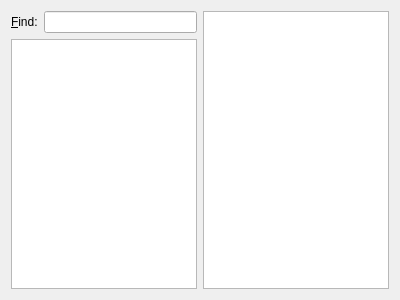
<?xml version="1.0" encoding="UTF-8"?>
<ui version="4.0">
 <class>PlayerListWidget</class>
 <widget class="QWidget" name="PlayerListWidget">
  <property name="geometry">
   <rect>
    <x>0</x>
    <y>0</y>
    <width>400</width>
    <height>300</height>
   </rect>
  </property>
  <property name="windowTitle">
   <string>Form</string>
  </property>
  <layout class="QHBoxLayout" name="horizontalLayout">
   <item>
    <layout class="QVBoxLayout" name="verticalLayout">
     <item>
      <layout class="QHBoxLayout" name="horizontalLayout_2">
       <item>
        <widget class="QLabel" name="label">
         <property name="text">
          <string>&amp;Find:</string>
         </property>
         <property name="buddy">
          <cstring>filterEdit</cstring>
         </property>
        </widget>
       </item>
       <item>
        <widget class="QLineEdit" name="filterEdit"/>
       </item>
      </layout>
     </item>
     <item>
      <widget class="QListView" name="playersView"/>
     </item>
    </layout>
   </item>
   <item>
    <widget class="QTextBrowser" name="playerView"/>
   </item>
  </layout>
 </widget>
 <resources/>
 <connections/>
</ui>
